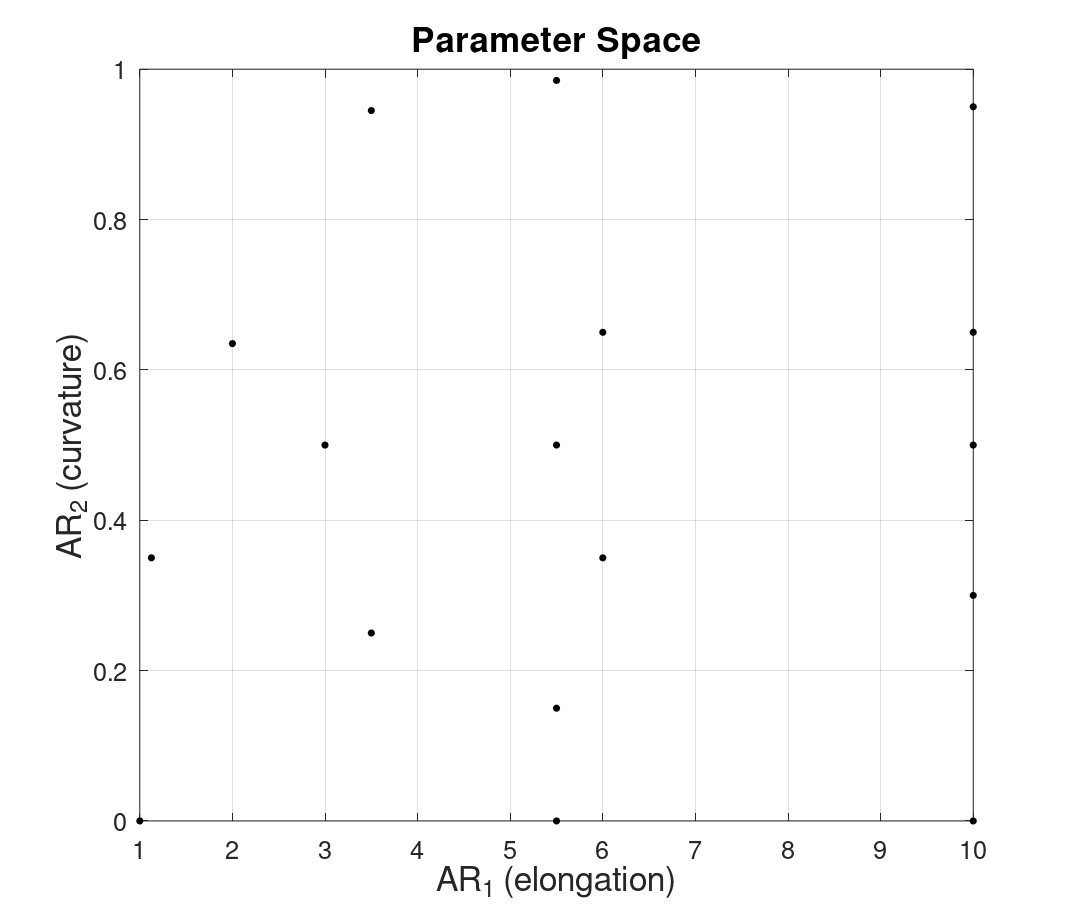

Recreate this plot in MATLAB.

dumpfolder = 'E:\Hull\select_dumps\';

dumps = dir([dumpfolder,'*.mat']);
dumps = {dumps.name};

for d = 1:length(dumps)-3
    d
    load([dumpfolder,dumps{d}]);
    Mesh.Volume
    figure(d+200)
    clf
    
    [s,e] = plot_mesh(Mesh);  light;
    set(e,'edgealpha',0.2);
       xlim([-9 3.25])
    ylim([-1 3.5])
    zlim([-1 3.5])
    
    drawnow
%     pause
    
end

%%

for d = 1:length(dumps)
   
   
    figure(d)
%     set(gcf,'renderer','painters')
%     xlim([-9 3.25])
%     ylim([-1 3.5])
    axis off
%      axis on
    set(gcf,'color','w')
   name = [ dumps{d}(1:end-4)  ];
      print('-dpng','-r500',[dumpfolder,name,'.png']);
%         print([dumpfolder,name,'.eps'],'-depsc','-tiff','-painters');
    
end

%%
fontsizes.labels = 32;
fontsizes.axes = 24;
fontsizes.title = 33;

bodies = [1 0; 10 0; 10 0.95; 1.125 0.35; 2 0.635; 3.5 0.945; 5.5 0.985; 5.5 0; 10 0.65; 6 0.65; 3.5 0.25; 5.5 0.15;   10 0.3;  6 0.35; 5.5 0.5; 3 0.5; 10 0.5;];


figure(592)

% box on

plot(bodies(:,1),bodies(:,2),'ko','markerfacecolor','k');
grid on
set(gca,'fontsize',fontsizes.axes)

xlabel('AR_1 (elongation)','fontsize',fontsizes.labels);
ylabel('AR_2 (curvature)','fontsize',fontsizes.labels);
title('Parameter Space','fontsize',fontsizes.title);



set(gcf,'Position',[    519          38        1132         971]);
% set(gcf,'PaperPositionMode','manual');
 set(gcf,'PaperPosition',[    -1.6458      0.44271       14.15       12.137  ]);
 xlim([1 10]);  ylim([0 1]);
 set(gca,'XTick',[1:10]);
%    print('-dpng','-r600',[dumpfolder,'parameter_space','.png']);
